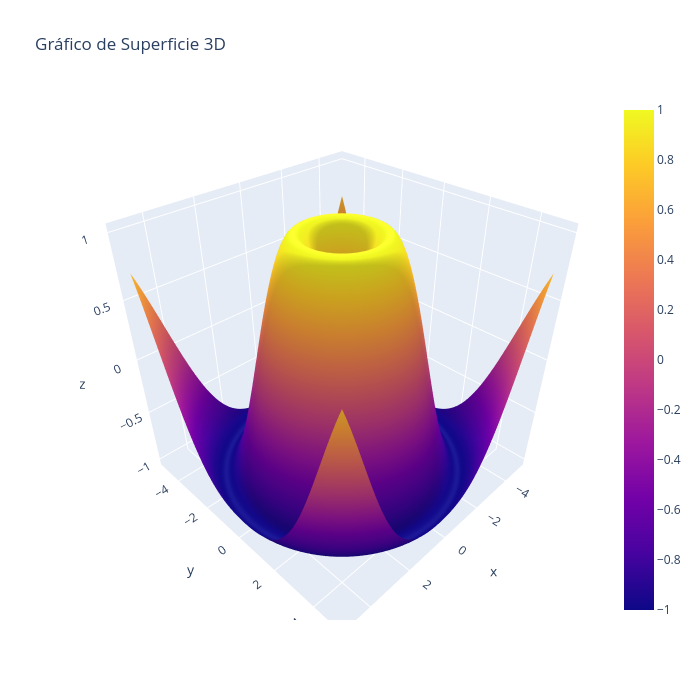

The code cell stored with this chart in its notebook:
### Code cell
import plotly.graph_objects as go

# Datos de ejemplo
x = np.linspace(-5, 5, 100)
y = np.linspace(-5, 5, 100)
x, y = np.meshgrid(x, y)
z = np.sin(np.sqrt(x**2 + y**2))

# Crear el gráfico de superficie 3D
fig = go.Figure(data=[go.Surface(z=z, x=x, y=y)])
fig.update_layout(title='Gráfico de Superficie 3D', autosize=False, width=700, height=700)

# Mostrar el gráfico
fig.show()

### Figure 1 — Plotly figure (JSON) as saved in the notebook; plotly's stock layout.template omitted (floating-point values rounded to 4 significant figures; data arrays with more than 128 entries replaced by an {"elided": "..."} marker saying what was removed)
{"data": [{"type": "surface", "x": {"elided": "100x100 float values"}, "y": {"elided": "100x100 float values"}, "z": {"elided": "100x100 float values"}}], "layout": {"autosize": false, "height": 700, "title": {"text": "Gráfico de Superficie 3D"}, "width": 700}}
